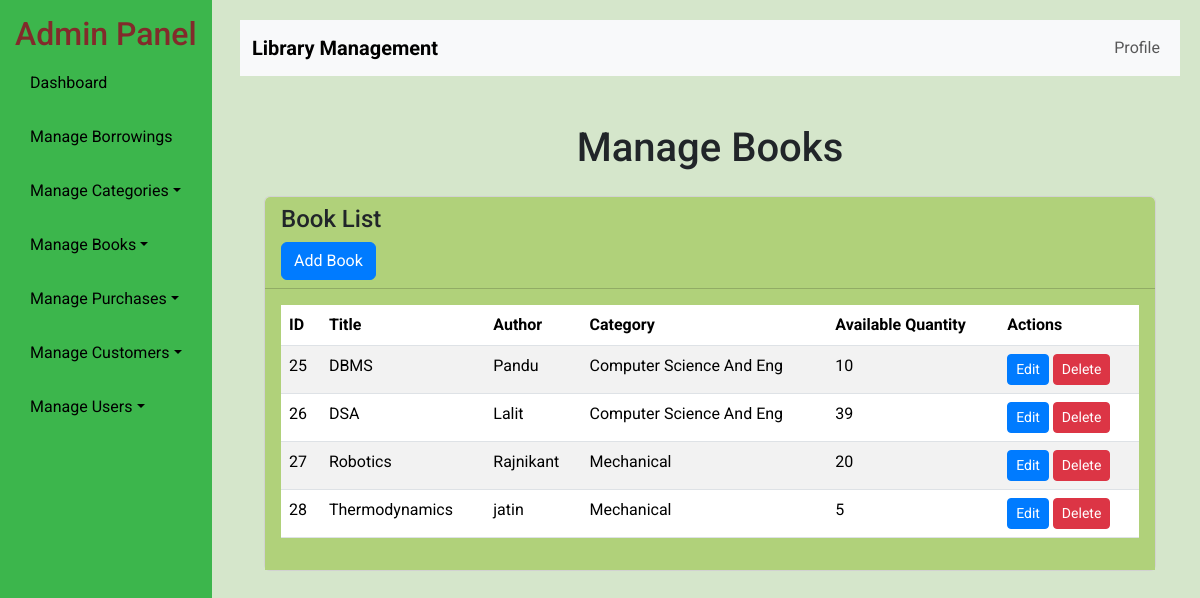
The page /ladmin/books/ on the database as committed earlier.
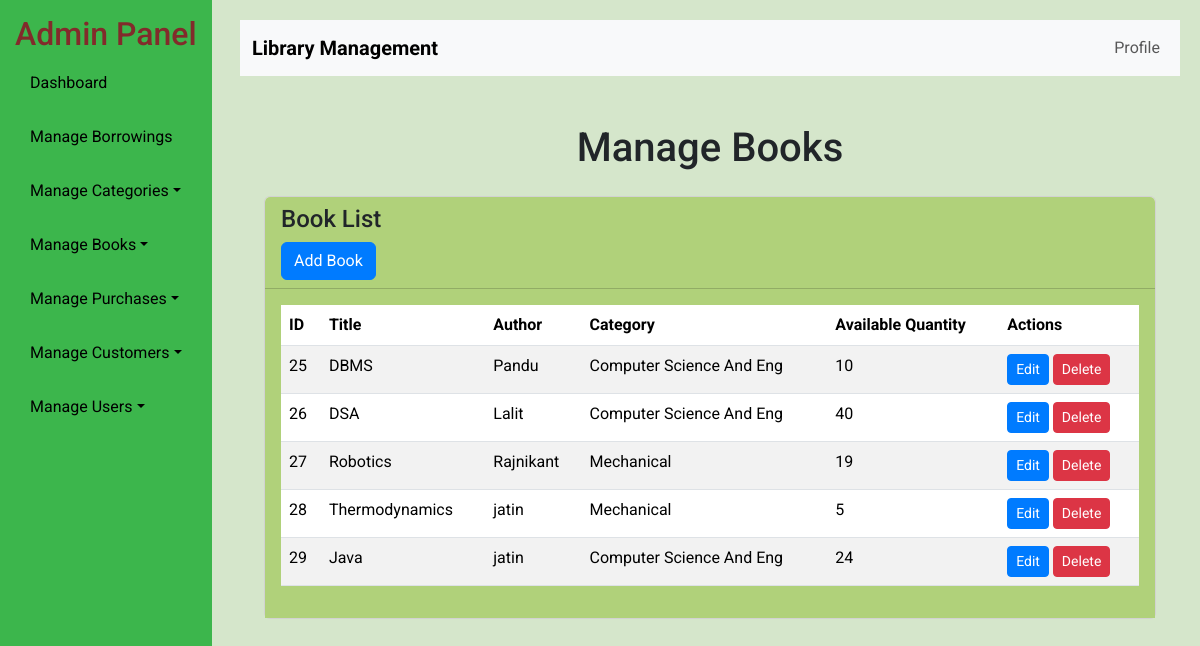
The same page on the database as committed later.
### ladmin/models.py (models this page shows, shortened)
class Book(models.Model):
    book_id = models.CharField(max_length=100, unique=True, null=True)
    title = models.CharField(max_length=255)
    author = models.CharField(max_length=255)
    category = models.ForeignKey(Category, on_delete=models.CASCADE)
    quantity = models.PositiveIntegerField(default=0)

class Category(models.Model):
    name = models.CharField(max_length=255)

### ladmin/views.py (the view)
# urls.py: path('books/', admin_books, name='admin_books'),
def admin_books(request):
    categories = Category.objects.all()
    books = Book.objects.all()
    return render(request, 'ladmin/abooks.html', {'books': books, 'categories': categories})

### template/ladmin/abooks.html
{% extends "ladmin/base.html" %}
{% block content %}
<div class="container mt-5">
    <h1 class="text-center">Manage Books</h1>
    <div class="row mt-4">
        <div class="col-md-12">
            <div class="card">
                <div class="card-header">
                    <h4>Book List</h4>
                    <a href="{% url 'admin_add_book' %}" class="btn btn-primary">Add Book</a>
                </div>
                <div class="card-body">
                    <table class="table table-striped">
                        <thead>
                            <tr>
                                <th>ID</th>
                                <th>Title</th>
                                <th>Author</th>
                                <th>Category</th>
                                <th>Available Quantity</th>
                                <th>Actions</th>
                            </tr>
                        </thead>
                        <tbody>
                            {% for book in books %}
                            <tr>
                                <td>{{ book.id }}</td>
                                <td>{{ book.title }}</td>
                                <td>{{ book.author }}</td>
                                <td>{{ book.category.name }}</td>
                                <td>{{ book.quantity }}</td>
                                <td>
                                    <a href="#" class="btn btn-sm btn-primary">Edit</a>
                                    <a href="#" class="btn btn-sm btn-danger">Delete</a>
                                </td>
                            </tr>
                            {% endfor %}
                        </tbody>
                    </table>
                </div>
            </div>
        </div>
    </div>
</div>
{% endblock content %}

Rows that differ between the two databases and show on the page:
changed Book "DSA": quantity "39" → "40"
changed Book "Robotics": quantity "20" → "19"
added Book: id "29", title "Java", author "jatin", category.name "Computer Science And Eng", quantity "24"
